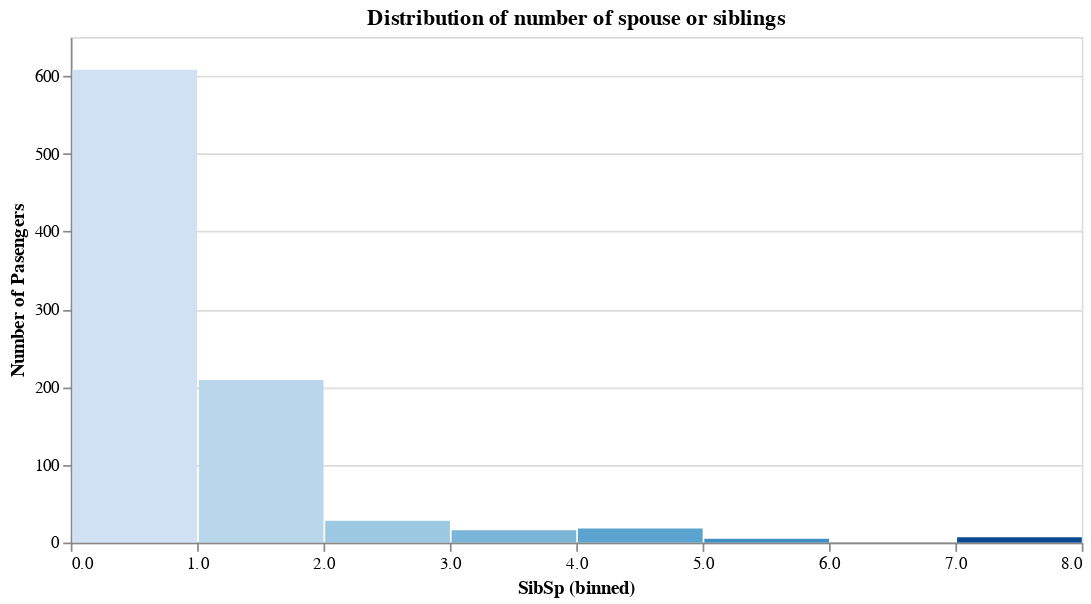

The cell this chart's notebook holds for it:
### Code cell
alt.Chart(df).mark_bar().encode(
    alt.X('SibSp', bin = True),
    alt.Y('count(SibSp)', title='Number of Pasengers'),
    alt.Color('SibSp', legend=None),
    tooltip=['SibSp', 'count(SibSp)']
).properties(
    title='Distribution of number of spouse or siblings',
    width=600
)

### Figure 1 — Vega-Lite specification as saved in the notebook (floating-point values rounded to 4 significant figures; data arrays with more than 128 entries replaced by an {"elided": "..."} marker saying what was removed)
{"config": {"view": {"continuousWidth": 400, "continuousHeight": 300}}, "data": {"name": "data-17b5a9272cdb76617ac540c5321e65cb"}, "mark": "bar", "encoding": {"color": {"field": "SibSp", "legend": null, "type": "quantitative"}, "tooltip": [{"field": "SibSp", "type": "quantitative"}, {"aggregate": "count", "field": "SibSp", "type": "quantitative"}], "x": {"bin": true, "field": "SibSp", "type": "quantitative"}, "y": {"aggregate": "count", "field": "SibSp", "title": "Number of Pasengers", "type": "quantitative"}}, "title": "Distribution of number of spouse or siblings", "width": 600, "$schema": "https://vega.github.io/schema/vega-lite/v4.17.0.json", "datasets": {"data-17b5a9272cdb76617ac540c5321e65cb": {"elided": "891 records"}}}
